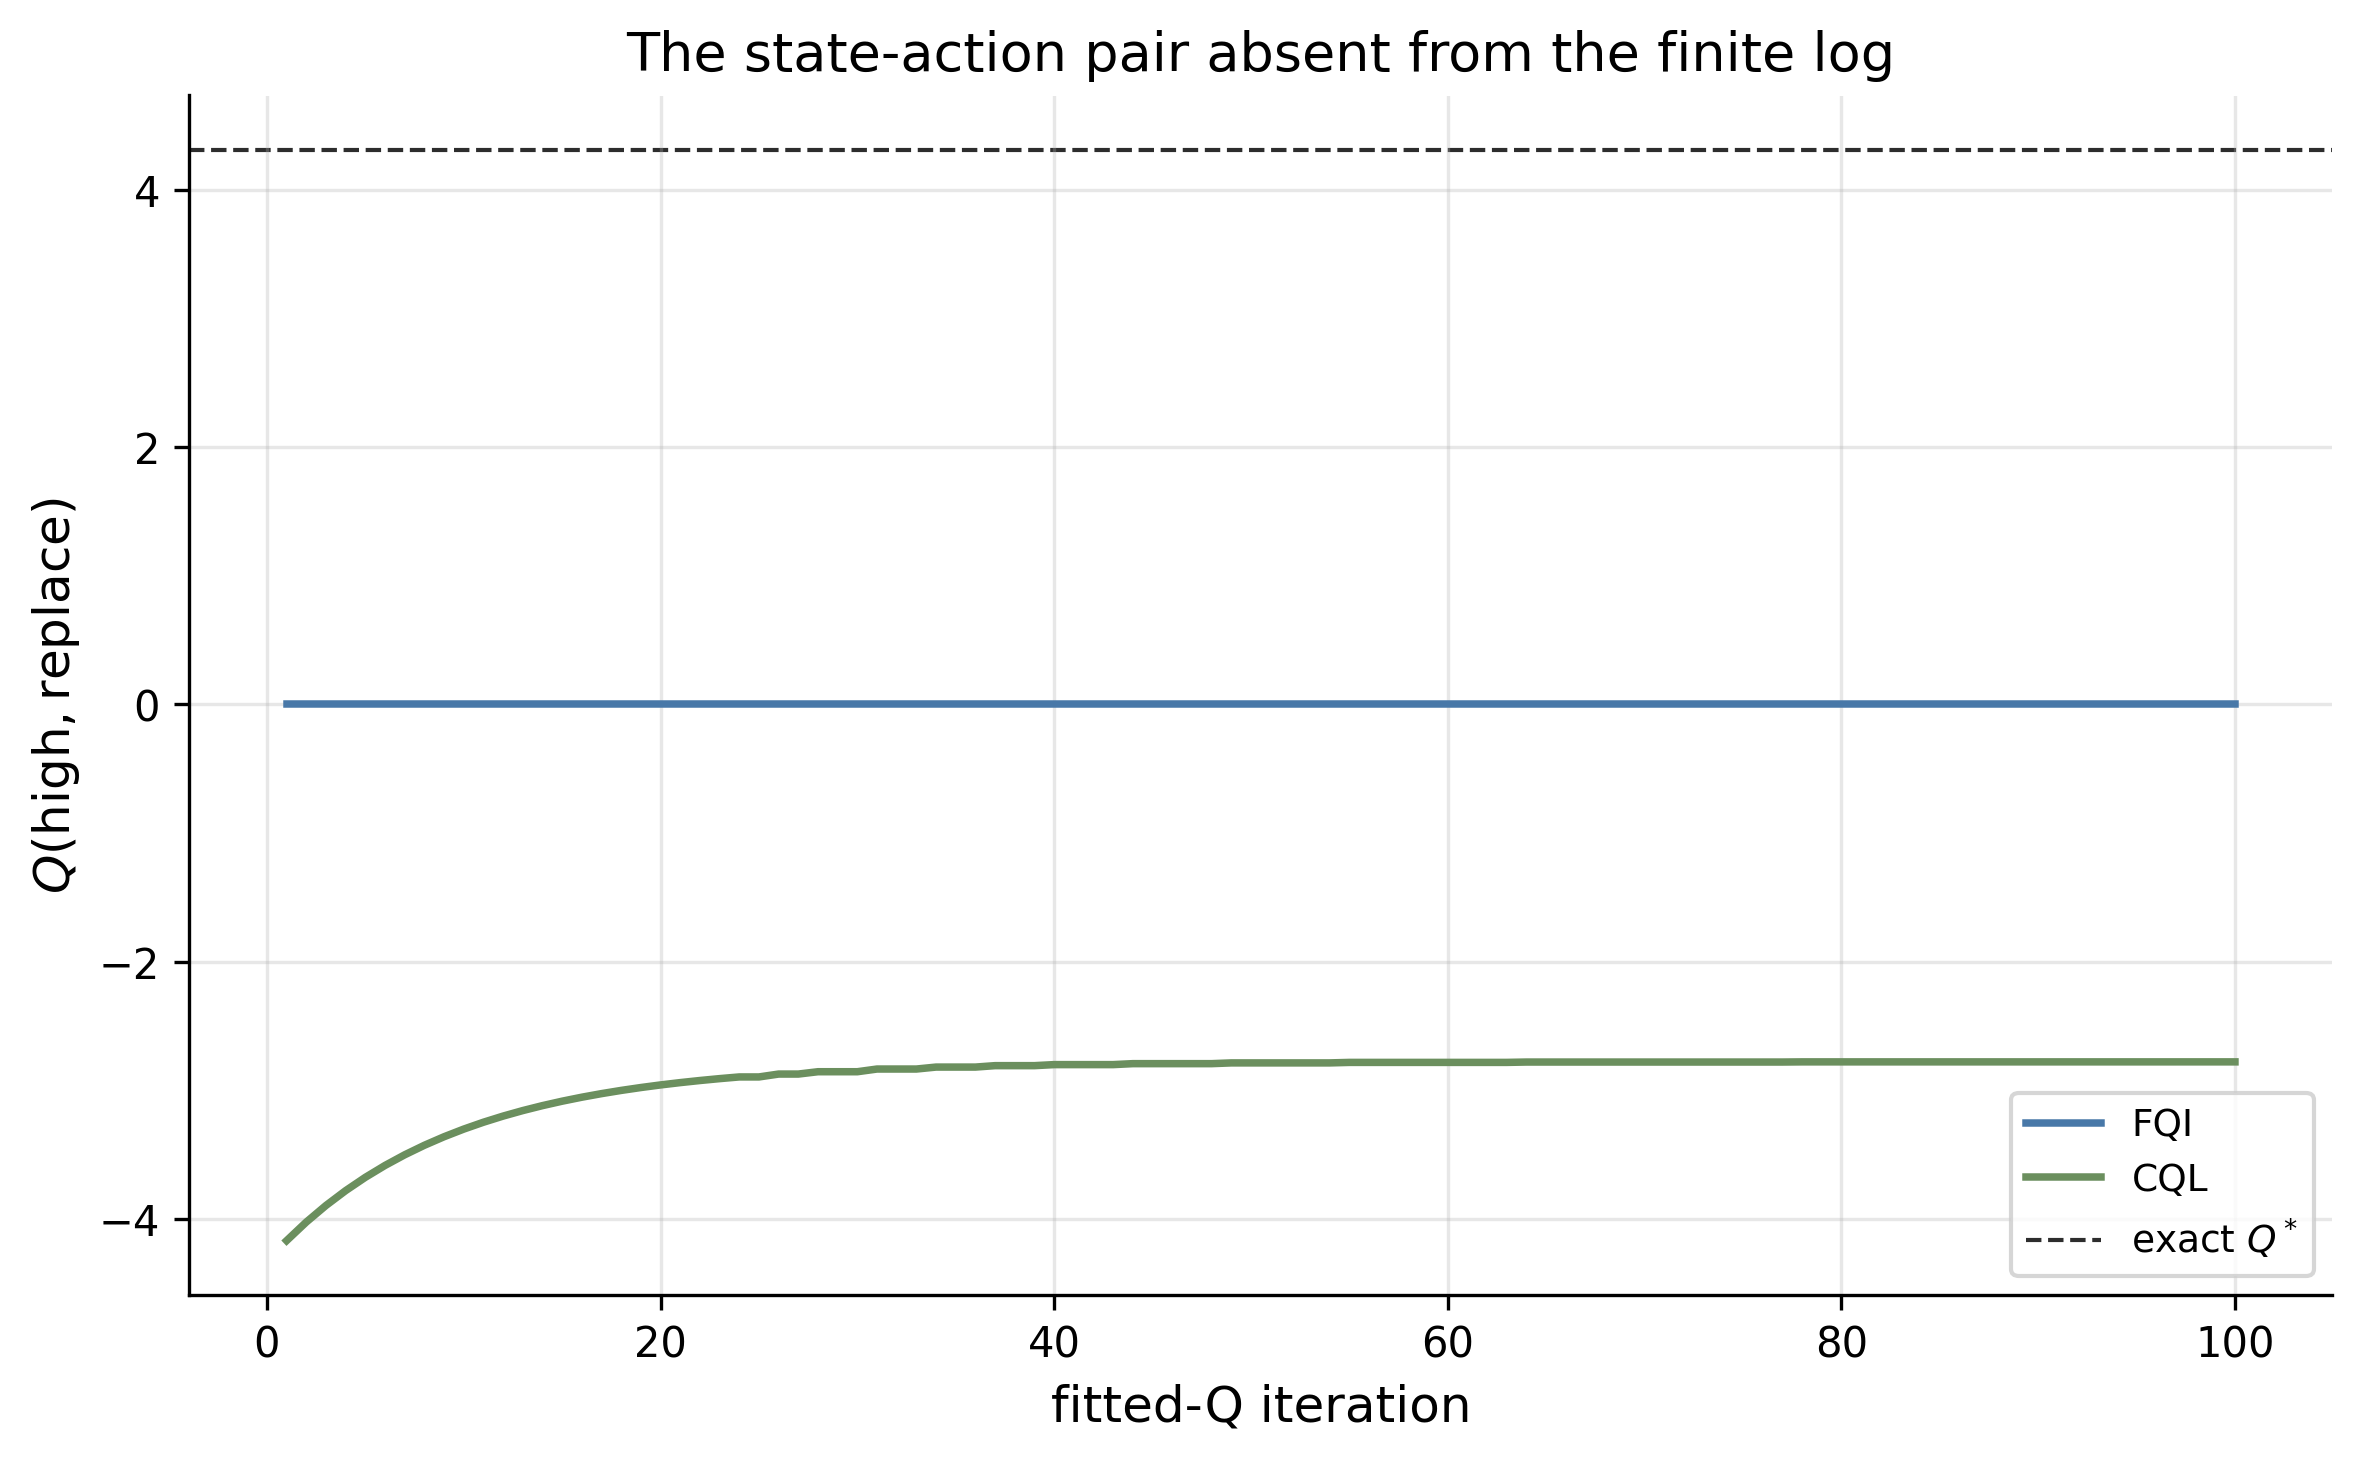

Write Python code to recreate this figure.
# Coverage and extrapolation on the Engine Replacement MDP
# Chapter 8 - Offline Reinforcement Learning
# Shows the four discounted state-action occupancies, one absent data pair,
# FQI's unsupported prediction, and CQL's explicit pessimism penalty.

import argparse
import os
import sys

import numpy as np
from scipy.optimize import minimize
from scipy.special import logsumexp, softmax

sys.path.insert(0, os.path.join(os.path.dirname(__file__), "..", ".."))
from sims.engine import (
    ACTION_NAMES,
    GAMMA,
    HIGH,
    KEEP,
    LOW,
    REPLACE,
    STATE_NAMES,
    build_mdp,
    discounted_occupancy,
    policy_matrices,
    solve_optimal,
    stochastic_policy_matrices,
)
from sims.plot_style import ALGO_COLORS, BENCH_STYLE, FIG_SINGLE, apply_style
from sims.sim_cache import add_cache_args, load_results, save_results

apply_style()

import matplotlib.pyplot as plt

OUTPUT_DIR = os.path.dirname(os.path.abspath(__file__))
CACHE_DIR = os.path.join(OUTPUT_DIR, "cache")
SCRIPT_NAME = "engine_coverage"

N_PER_OBSERVED_PAIR = 40
N_ITERATIONS = 100
CQL_ALPHA = 0.01
RIDGE = 1e-5
LOGGING_KEEP_PROBABILITY = 0.1
EXPECTED_C_INF = 7.318007662835235

CONFIG = {
    "n_per_observed_pair": N_PER_OBSERVED_PAIR,
    "n_iterations": N_ITERATIONS,
    "cql_alpha": CQL_ALPHA,
    "ridge": RIDGE,
    "logging_keep_probability": LOGGING_KEEP_PROBABILITY,
    "gamma": GAMMA,
    "version": 1,
}


def one_hot_features(states, actions):
    indices = 2 * np.asarray(states, dtype=np.int64) + np.asarray(
        actions, dtype=np.int64
    )
    return np.eye(4)[indices]


def build_three_pair_log(r):
    states = []
    actions = []
    rewards = []
    next_states = []
    for state, action in ((LOW, KEEP), (LOW, REPLACE), (HIGH, KEEP)):
        for j in range(N_PER_OBSERVED_PAIR):
            if (state, action) == (LOW, KEEP):
                next_state = LOW if j < N_PER_OBSERVED_PAIR // 2 else HIGH
            elif (state, action) == (LOW, REPLACE):
                next_state = LOW
            else:
                next_state = HIGH
            states.append(state)
            actions.append(action)
            rewards.append(r[state, action])
            next_states.append(next_state)
    return {
        "states": np.asarray(states, dtype=np.int64),
        "actions": np.asarray(actions, dtype=np.int64),
        "rewards": np.asarray(rewards),
        "next_states": np.asarray(next_states, dtype=np.int64),
    }


def cql_objective(theta, X, targets, dataset_states):
    predictions = X @ theta
    residuals = predictions - targets
    Q = theta.reshape(2, 2)
    conservative_penalty = np.mean(logsumexp(Q[dataset_states], axis=1) - predictions)
    objective = (
        0.5 * np.mean(residuals**2)
        + CQL_ALPHA * conservative_penalty
        + 0.5 * RIDGE * np.dot(theta, theta)
    )
    probabilities = softmax(Q[dataset_states], axis=1)
    all_features = np.eye(4).reshape(2, 2, 4)
    softmax_features = np.einsum(
        "na,nad->nd", probabilities, all_features[dataset_states]
    )
    gradient = (
        X.T @ residuals / len(X)
        + CQL_ALPHA * (softmax_features - X).mean(axis=0)
        + RIDGE * theta
    )
    return objective, gradient


def fit_fqi_and_cql(log):
    X = one_hot_features(log["states"], log["actions"])
    fqi_theta = np.zeros(4)
    cql_theta = np.zeros(4)
    fqi_path = []
    cql_path = []

    for _ in range(N_ITERATIONS):
        fqi_Q = fqi_theta.reshape(2, 2)
        fqi_targets = log["rewards"] + GAMMA * fqi_Q[log["next_states"]].max(axis=1)
        fqi_theta = np.linalg.solve(
            X.T @ X / len(X) + RIDGE * np.eye(4),
            X.T @ fqi_targets / len(X),
        )

        cql_Q = cql_theta.reshape(2, 2)
        cql_targets = log["rewards"] + GAMMA * cql_Q[log["next_states"]].max(axis=1)
        result = minimize(
            lambda theta: cql_objective(theta, X, cql_targets, log["states"])[0],
            cql_theta,
            jac=lambda theta: cql_objective(theta, X, cql_targets, log["states"])[1],
            method="L-BFGS-B",
            options={"ftol": 1e-12, "gtol": 1e-8, "maxiter": 500},
        )
        cql_theta = result.x
        gradient_norm = np.linalg.norm(
            cql_objective(cql_theta, X, cql_targets, log["states"])[1]
        )
        assert gradient_norm < 1e-5, (
            f"CQL optimizer stopped with gradient norm {gradient_norm:.3e}"
        )
        fqi_path.append(fqi_theta.reshape(2, 2).copy())
        cql_path.append(cql_theta.reshape(2, 2).copy())

    return np.asarray(fqi_path), np.asarray(cql_path)


def compute_fresh():
    P, r = build_mdp()
    _, optimal_policy, Q_star = solve_optimal(P, r, GAMMA)
    assert tuple(optimal_policy) == (KEEP, REPLACE)

    nu = np.array([1.0, 0.0])
    P_target, _ = policy_matrices(P, r, optimal_policy)
    target_state_occupancy = discounted_occupancy(P_target, GAMMA, nu)
    target_policy = np.zeros((2, 2))
    target_policy[LOW, KEEP] = 1.0
    target_policy[HIGH, REPLACE] = 1.0
    target_sa_occupancy = target_state_occupancy[:, None] * target_policy

    P_log, _, behavior = stochastic_policy_matrices(P, r, LOGGING_KEEP_PROBABILITY)
    logging_state_occupancy = discounted_occupancy(P_log, GAMMA, nu)
    logging_sa_occupancy = logging_state_occupancy[:, None] * behavior
    ratios = np.divide(
        target_sa_occupancy,
        logging_sa_occupancy,
        out=np.zeros_like(target_sa_occupancy),
        where=logging_sa_occupancy > 0,
    )
    C_inf = float(ratios.max())
    assert abs(C_inf - EXPECTED_C_INF) < 1e-12
    assert abs(logging_sa_occupancy[LOW, REPLACE] - 0.8575916230) < 1e-10
    assert abs(logging_sa_occupancy[HIGH, REPLACE] - 0.0424083770) < 1e-10

    log = build_three_pair_log(r)
    observed = np.zeros((2, 2), dtype=bool)
    observed[log["states"], log["actions"]] = True
    assert observed.sum() == 3
    assert not observed[HIGH, REPLACE]

    fqi_path, cql_path = fit_fqi_and_cql(log)
    fqi_Q = fqi_path[-1]
    cql_Q = cql_path[-1]
    assert fqi_Q[HIGH, REPLACE] == 0.0
    assert cql_Q[HIGH, REPLACE] < fqi_Q[HIGH, REPLACE]

    return {
        "logging_sa_occupancy": logging_sa_occupancy,
        "target_sa_occupancy": target_sa_occupancy,
        "ratios": ratios,
        "C_inf": C_inf,
        "observed": observed,
        "Q_star": Q_star,
        "fqi_path": fqi_path,
        "cql_path": cql_path,
    }


def compute_data(force=False):
    if not force:
        cached = load_results(CACHE_DIR, SCRIPT_NAME, CONFIG)
        if cached is not None:
            print("Cache hit")
            return cached
    data = compute_fresh()
    save_results(CACHE_DIR, SCRIPT_NAME, CONFIG, data)
    return data


def print_results(data):
    print("=" * 78)
    print("ENGINE REPLACEMENT COVERAGE AND EXTRAPOLATION")
    print("=" * 78)
    print("Parameters")
    print(f"  gamma                         {GAMMA:.1f}")
    print(f"  logging keep probability      {LOGGING_KEEP_PROBABILITY:.1f}")
    print(f"  transitions per observed pair {N_PER_OBSERVED_PAIR}")
    print(f"  fitted-Q iterations           {N_ITERATIONS}")
    print(f"  CQL alpha                     {CQL_ALPHA:.3f}")
    print(f"  ridge coefficient             {RIDGE:.1e}")
    print()
    print("Discounted state-action occupancies")
    print("  state action     log pct  target pct observed  ratio")
    for state in (LOW, HIGH):
        for action in (KEEP, REPLACE):
            print(
                f"  {STATE_NAMES[state]:<5s} {ACTION_NAMES[action]:<7s} "
                f"{100 * data['logging_sa_occupancy'][state, action]:8.4f} "
                f"{100 * data['target_sa_occupancy'][state, action]:10.4f} "
                f"{str(bool(data['observed'][state, action])):>8s} "
                f"{data['ratios'][state, action]:7.4f}"
            )
    print(f"  C_inf = {data['C_inf']:.6f}")
    print()
    print("Final action values")
    print("  state action       exact       FQI       CQL")
    fqi_Q = data["fqi_path"][-1]
    cql_Q = data["cql_path"][-1]
    for state in (LOW, HIGH):
        for action in (KEEP, REPLACE):
            print(
                f"  {STATE_NAMES[state]:<5s} {ACTION_NAMES[action]:<7s} "
                f"{data['Q_star'][state, action]:10.4f} "
                f"{fqi_Q[state, action]:9.4f} "
                f"{cql_Q[state, action]:9.4f}"
            )
    print()
    print("Missing-pair path by iteration")
    print("  iteration       FQI       CQL")
    for iteration in (1, 2, 5, 10, 20, 50, 100):
        print(
            f"  {iteration:9d} "
            f"{data['fqi_path'][iteration - 1, HIGH, REPLACE]:9.4f} "
            f"{data['cql_path'][iteration - 1, HIGH, REPLACE]:9.4f}"
        )


def generate_table(data):
    path = os.path.join(OUTPUT_DIR, "engine_coverage.tex")
    fqi_Q = data["fqi_path"][-1]
    cql_Q = data["cql_path"][-1]
    with open(path, "w", encoding="utf-8") as f:
        f.write("\\begin{table}[htbp]\n")
        f.write("\\centering\n")
        f.write(
            "\\caption{Discounted state-action occupancy under the logging and target policies, finite-log coverage, and final action values. The log contains forty transitions for each marked pair and none for high mileage with replacement.}\n"
        )
        f.write("\\label{tab:engine_coverage}\n")
        f.write("{\\small\\renewcommand{\\arraystretch}{1.12}\n")
        f.write("\\begin{tabular}{llrrrrrr}\n")
        f.write("\\toprule\n")
        f.write(
            "state & action & log share & target share & in log & exact $Q^*$ & FQI & CQL \\\\\n"
        )
        f.write("\\midrule\n")
        for state in (LOW, HIGH):
            for action in (KEEP, REPLACE):
                in_log = "yes" if data["observed"][state, action] else "no"
                f.write(
                    f"{STATE_NAMES[state]} & {ACTION_NAMES[action]} & "
                    f"{100 * data['logging_sa_occupancy'][state, action]:.1f}\\% & "
                    f"{100 * data['target_sa_occupancy'][state, action]:.1f}\\% & "
                    f"{in_log} & {data['Q_star'][state, action]:.3f} & "
                    f"{fqi_Q[state, action]:.3f} & {cql_Q[state, action]:.3f} \\\\\n"
                )
        f.write("\\bottomrule\n")
        f.write("\\end{tabular}}\n")
        f.write("\\end{table}\n")
    return path


def generate_figure(data):
    iterations = np.arange(1, N_ITERATIONS + 1)
    fig, ax = plt.subplots(figsize=FIG_SINGLE)
    ax.plot(
        iterations,
        data["fqi_path"][:, HIGH, REPLACE],
        color=ALGO_COLORS["Q-Learning"],
        label="FQI",
    )
    ax.plot(
        iterations,
        data["cql_path"][:, HIGH, REPLACE],
        color=ALGO_COLORS["SAC"],
        label="CQL",
    )
    ax.axhline(
        data["Q_star"][HIGH, REPLACE],
        **BENCH_STYLE,
        label="exact $Q^*$",
    )
    ax.set_xlabel("fitted-Q iteration")
    ax.set_ylabel("$Q(\\mathrm{high},\\mathrm{replace})$")
    ax.set_title("The state-action pair absent from the finite log")
    ax.legend()
    fig.tight_layout()
    path = os.path.join(OUTPUT_DIR, "engine_coverage.png")
    fig.savefig(path, dpi=300, bbox_inches="tight")
    plt.close(fig)
    return path


def generate_outputs(data):
    table_path = generate_table(data)
    figure_path = generate_figure(data)
    print()
    print("Output files")
    print(f"  {table_path}")
    print(f"  {figure_path}")


def main():
    parser = argparse.ArgumentParser()
    add_cache_args(parser)
    args = parser.parse_args()
    data = compute_data(force=not args.plots_only)
    print_results(data)
    if not args.data_only:
        generate_outputs(data)


if __name__ == "__main__":
    main()
